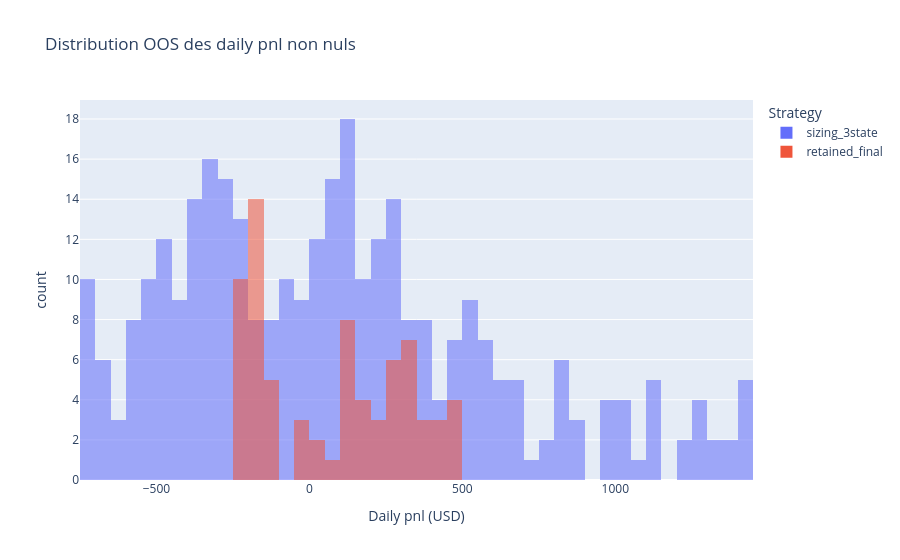

Source (notebook cell):
### Markdown cell above
## 5. Distribution OOS des daily pnl

Ce chart donne une lecture rapide du profil de jour OOS sur les deux variantes.

### Code cell
oos_distribution = pd.concat(
    [
        variant_daily_oos.assign(strategy="sizing_3state"),
        retained_daily_oos.assign(strategy="retained_final"),
    ],
    ignore_index=True,
)
oos_distribution = oos_distribution.loc[oos_distribution["daily_pnl_usd"].fillna(0.0) != 0.0].copy()

fig = px.histogram(
    oos_distribution,
    x="daily_pnl_usd",
    color="strategy",
    nbins=60,
    barmode="overlay",
    opacity=0.55,
    title="Distribution OOS des daily pnl non nuls",
    labels={"daily_pnl_usd": "Daily pnl (USD)", "strategy": "Strategy"},
)
fig.show()

### Figure 1 — Plotly figure (JSON) as saved in the notebook; plotly's stock layout.template omitted (floating-point values rounded to 4 significant figures; data arrays with more than 128 entries replaced by an {"elided": "..."} marker saying what was removed)
{"data": [{"bingroup": "x", "hovertemplate": "Strategy=sizing_3state<br>Daily pnl (USD)=%{x}<br>count=%{y}<extra></extra>", "legendgroup": "sizing_3state", "marker": {"color": "#636efa", "opacity": 0.55, "pattern": {"shape": ""}}, "name": "sizing_3state", "nbinsx": 60, "orientation": "v", "showlegend": true, "type": "histogram", "x": {"elided": "326 float values"}, "xaxis": "x", "yaxis": "y"}, {"bingroup": "x", "hovertemplate": "Strategy=retained_final<br>Daily pnl (USD)=%{x}<br>count=%{y}<extra></extra>", "legendgroup": "retained_final", "marker": {"color": "#EF553B", "opacity": 0.55, "pattern": {"shape": ""}}, "name": "retained_final", "nbinsx": 60, "orientation": "v", "showlegend": true, "type": "histogram", "x": [434.0, -138.0, -137.5, -153.0, 333.0, -152.5, -245.0, 251.0, 122.5, -146.0, -169.5, 106.5, 115.5, 123.5, 393.0, 4.0, -203.0, 100.0, -246.5, 288.0, 303.5, 263.0, 248.0, 462.0, -150.0, -235.0, 348.0, 404.0, -220.5, -191.0, 185.5, -153.5, -210.0, -13.5, 410.0, 247.0, -139.0, 144.5, 167.5, -167.0, 324.0, -228.0, 286.0, 95.5, 309.0, 23.0, -156.0, -29.0, 474.0, 454.0, 107.5, -184.5, -177.0, -172.0, 366.0, -197.5, 196.0, -50.0, -247.5, 347.0, 187.0, 204.0, -160.5, 454.0, 358.0, -166.0, 333.0, -186.0, 140.0, 264.5, -239.0, 263.0, -247.5], "xaxis": "x", "yaxis": "y"}], "layout": {"barmode": "overlay", "legend": {"title": {"text": "Strategy"}, "tracegroupgap": 0}, "title": {"text": "Distribution OOS des daily pnl non nuls"}, "xaxis": {"anchor": "y", "domain": [0.0, 1.0], "title": {"text": "Daily pnl (USD)"}}, "yaxis": {"anchor": "x", "domain": [0.0, 1.0], "title": {"text": "count"}}}}
